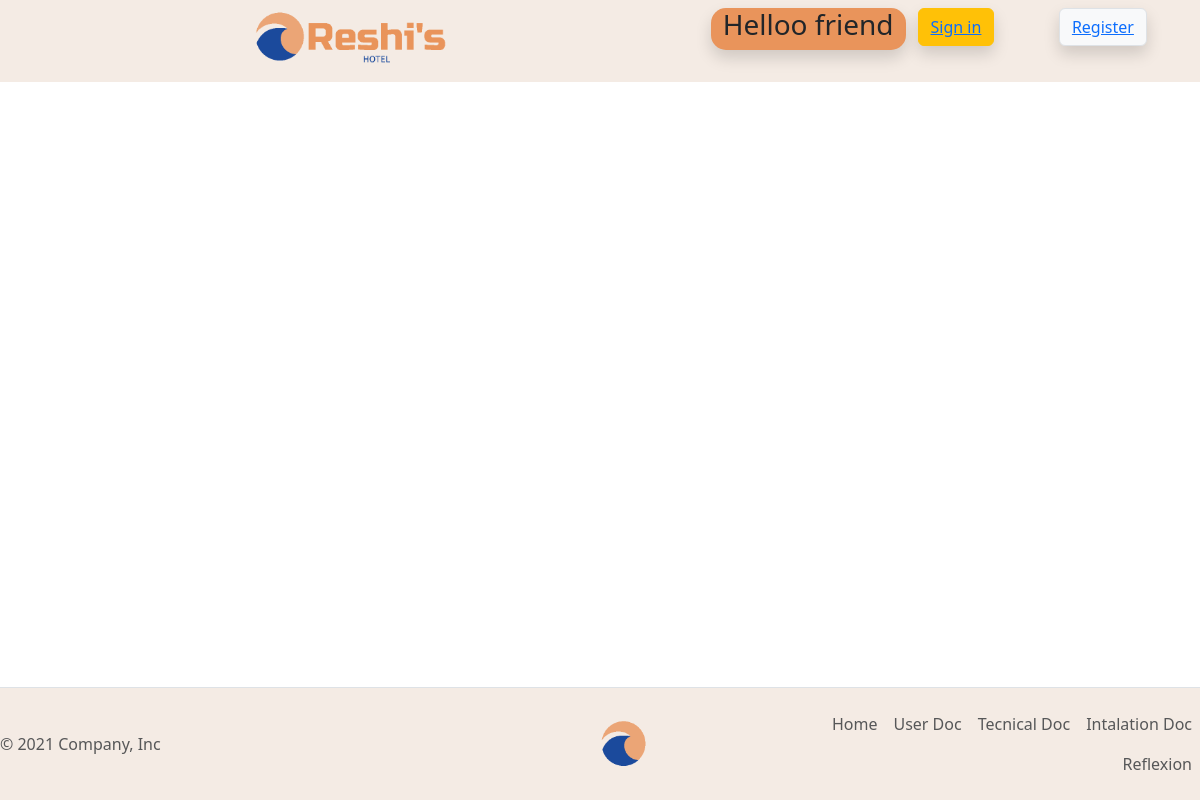
Before: /db/customers/db_customer_select.php with the older database file.
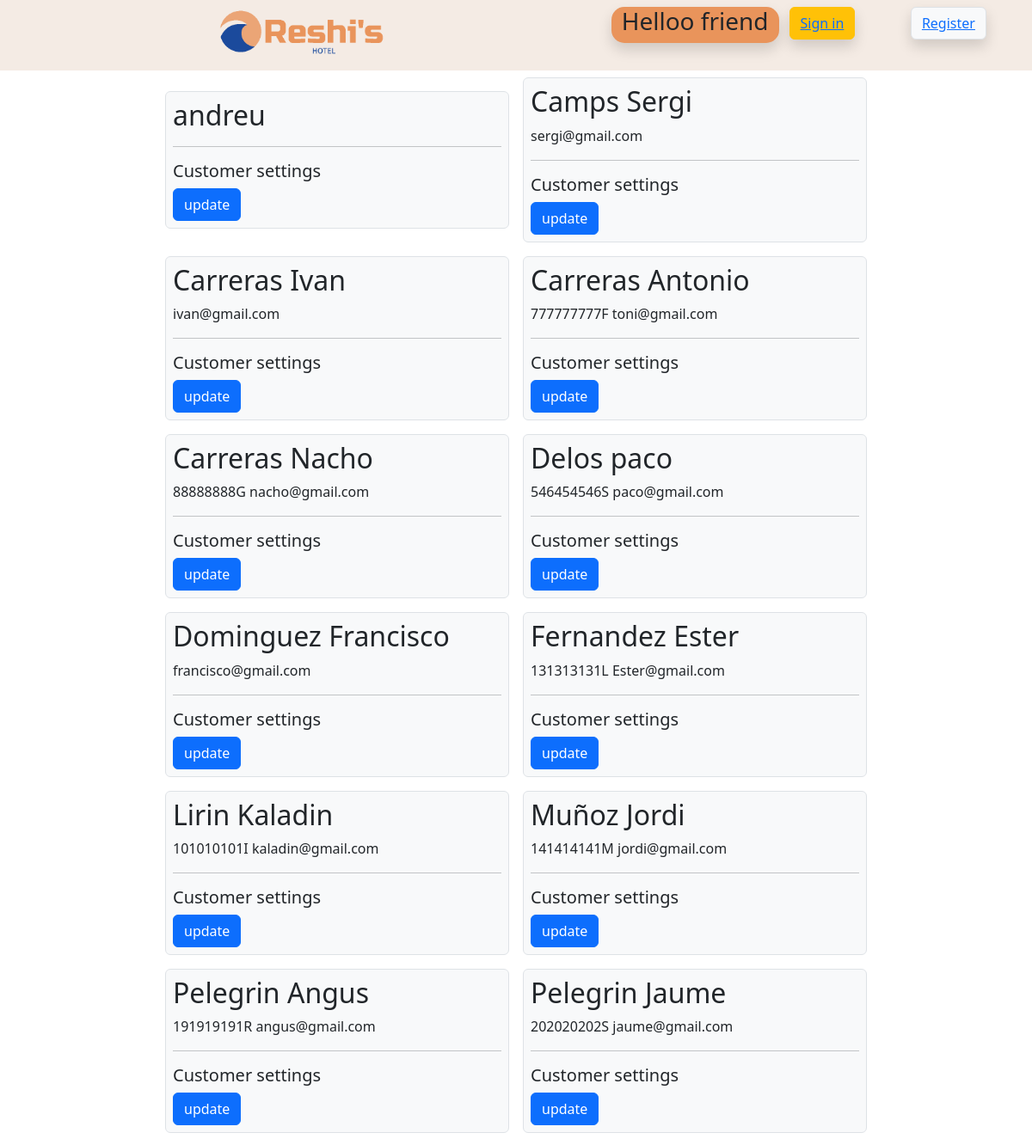
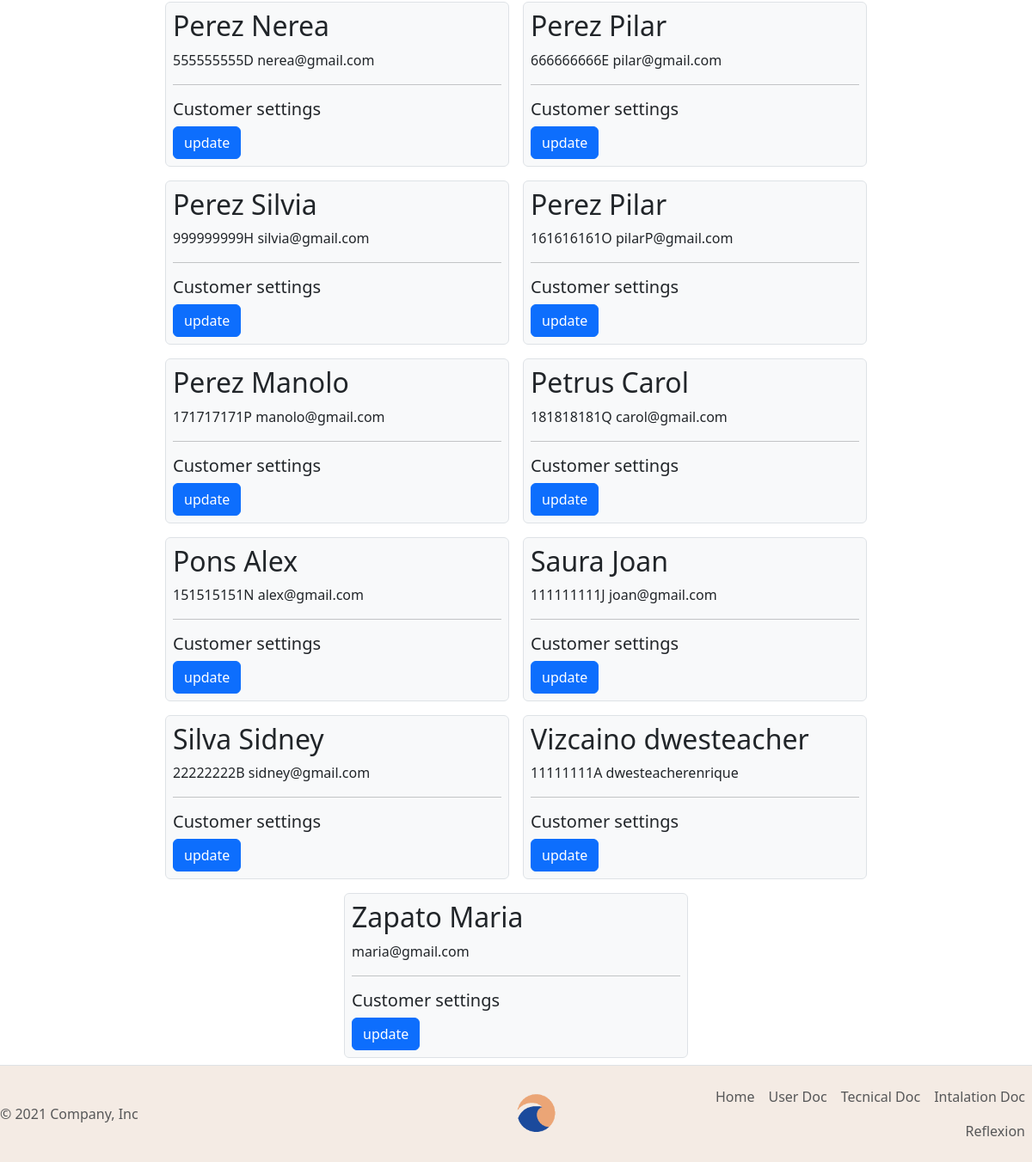
After: the same page with the newer database file (2 pictures, top to bottom).
### tables this page shows
CREATE TABLE IF NOT EXISTS `034_clients` (
  `client_id` int(11) NOT NULL AUTO_INCREMENT,
  `client_name` varchar(255) DEFAULT NULL,
  `client_surname` varchar(255) DEFAULT NULL,
  `client_avatar` varchar(255) NOT NULL DEFAULT 'xico.png',
  `role` enum('user','admin','anonimo') NOT NULL DEFAULT 'user',
  `client_DNI` varchar(255) DEFAULT NULL,
  `foto_dni` varchar(255) NOT NULL,
  `client_password` varchar(11) NOT NULL,
  `client_email` varchar(255) NOT NULL,
  `client_phone` varchar(10) DEFAULT NULL,
  `credit_card` varchar(32) DEFAULT NULL,
  `client_country` varchar(255) DEFAULT NULL,
  `client_birth` date NOT NULL,
  PRIMARY KEY (`client_id`)
);

### functions/php/front-end_layouts/showCustomer.php (the view)
<?php
function showCustomer($customer)
{
?>
  <div class="bg-light m-2 p-2 rounded border" style="width: 400px;">
    <h2><?php echo ($customer['client_surname'] . ' ' . $customer['client_name']) ?></h2>
    <p><?php echo ($customer['client_DNI'] . ' ' . $customer['client_email']) ?></p>
    <hr>
    <h5>Customer settings</h5>
    <?php
    include($_SERVER['DOCUMENT_ROOT'] . '/student034/dwes/forms/customers/mini_form_customer_update.php');
    ?>
  </div>
<?php
}

### header.php (shortened to what this page needs)
<?php
$user_id = $_SESSION['user_id'] ?? 0;
$user = $_SESSION['user'] ?? 'friend';
?>
<!DOCTYPE html>
<html lang="en">
<head>
  <link rel="stylesheet" href="/student034/dwes/style.css">
  <link href="https://cdn.jsdelivr.net/npm/bootstrap@5.3.2/dist/css/bootstrap.min.css" rel="stylesheet">
</head>
<body>
  <header class=" p-2">
    <div class="container-fluid ">
      <div class="row">
        <div class="col-lg-7">
          <h1>
            <a href="/student034/dwes/index.php"><img src="/student034/dwes/imagenes/logo/logo_v4.png" alt="" width="200px">
            </a>
          </h1>
        </div>
        <div class="col-lg-5">
          <div class="row">
            <?php
            if ($user_id == 0) { ?>
              <div class="col-lg-12" id="wellcome">
                <div class="container">
                  <div class="row">
                    <div class="col-5 shadow" id="saludo_user">
                      <h3>Helloo <?php echo htmlspecialchars($user) ?></h3>
                    </div>
                    <div class="col-3">
                      <button class="btn btn-warning shadow"><a class="col my-3" href="/student034/dwes/forms/customers/form_customer_login.php">Sign in</a></button>
                    </div>
                    <div class="col-3 "><button class="btn btn-light mx-4 border shadow"><a href="/student034/dwes/forms/customers/form_customer_insert_db.php">Register</a></button></div>
                  </div>
                </div>
              </div>
            <?php
            }
            ?>
          </div>
        </div>
      </div>
    </div>
  </header>
  <main>

### footer.php (shortened to what this page needs)
</main>
<footer class="d-flex flex-wrap justify-content-between align-items-center py-3 mt-auto border-top">
  <p class="col-md-4 col-sm-6 mb-0 text-muted">© 2021 Company, Inc</p>
  <a href="/" class="col-md-4 col-sm-6 d-flex align-items-center justify-content-center mb-3 mb-md-0 me-md-auto link-dark text-decoration-none">
    <svg class="bi me-2" width="40" height="32"><img src="/student034/dwes/imagenes/logo/icono.png" alt="" srcset="" width="50px"></svg>
  </a>
  <ul class="nav col-md-4 col-sm-12 justify-content-end">
    <li class="nav-item"><a href="#" class="nav-link px-2 text-muted">Home</a></li>
    <li class="nav-item"><a href="/student034/dwes/Docs/UserDoc.pdf" class="nav-link px-2 text-muted">User Doc</a></li>
    <li class="nav-item"><a href="/student034/dwes/Docs/TecnicalDoc.html" class="nav-link px-2 text-muted">Tecnical Doc</a></li>
    <li class="nav-item"><a href="/student034/dwes/Docs/instalation.html" class="nav-link px-2 text-muted">Intalation Doc</a></li>
    <li class="nav-item"><a href="/student034/dwes/Docs/Reflexion-Final.pdf" class="nav-link px-2 text-muted">Reflexion</a></li>
  </ul>
</footer>
</body>
</html>

### db/customers/db_customer_select.php
<?php
include($_SERVER['DOCUMENT_ROOT'] . '/student034/dwes/header.php');
include($_SERVER['DOCUMENT_ROOT'] . '/student034/dwes/functions/php/front-end_layouts/showCustomer.php');
?>
<?php
  include($_SERVER['DOCUMENT_ROOT'] . '/student034/dwes/db/db_connection.php');
  $sql = 'SELECT * FROM 034_clients ORDER BY client_surname ASC';
  $resultado = mysqli_query($conn, $sql);
  $muestra = mysqli_fetch_all($resultado, MYSQLI_ASSOC);
?>
<div class="d-flex justify-content-center align-items-center flex-wrap">
  <?php foreach ($muestra as $customer) {
    showCustomer($customer);
  }
?>
</div>
<?php
include($_SERVER['DOCUMENT_ROOT'] . '/student034/dwes/footer.php');
?>

### forms/customers/mini_form_customer_update.php (shortened to what this page needs)
<form action="/student034/dwes/forms/customers/form_customer_update.php" method="post" >
  <label><input class="btn btn-primary" type="submit" name="update" value="update" ></label>
</form>

### style.css (style rules this page uses)
header { background-color: #f4ebe4; }
h1 { text-align: center; }
a { color: black; text-decoration: none; }
body { background-image: url("./imagenes/hotel/paisaje.png"); backdrop-filter: blur(10px); display: flex; flex-direction: column; min-height: 100vh; }
#saludo_user { background-color: #e9945b; text-align: center; border-radius: 15px; width: auto; }
footer { margin-top: auto; width: 100%; background-color: #f4ebe4; }

Changed rows visible on the page:
added 034_clients: client_name "andreu"
added 034_clients: client_surname "Camps", client_name "Sergi", client_email "sergi@gmail.com"
added 034_clients: client_surname "Carreras", client_name "Ivan", client_email "ivan@gmail.com"
added 034_clients: client_surname "Carreras", client_name "Antonio", client_DNI "777777777F", client_email "toni@gmail.com"
added 034_clients: client_surname "Carreras", client_name "Nacho", client_DNI "88888888G", client_email "nacho@gmail.com"
added 034_clients: client_surname "Delos", client_name "paco", client_DNI "546454546S", client_email "paco@gmail.com"
added 034_clients: client_surname "Dominguez", client_name "Francisco", client_email "francisco@gmail.com"
added 034_clients: client_surname "Fernandez", client_name "Ester", client_DNI "131313131L", client_email "Ester@gmail.com"
added 034_clients: client_surname "Lirin", client_name "Kaladin", client_DNI "101010101I", client_email "kaladin@gmail.com"
added 034_clients: client_surname "Muñoz", client_name "Jordi", client_DNI "141414141M", client_email "jordi@gmail.com"
added 034_clients: client_surname "Pelegrin", client_name "Angus", client_DNI "191919191R", client_email "angus@gmail.com"
added 034_clients: client_surname "Pelegrin", client_name "Jaume", client_DNI "202020202S", client_email "jaume@gmail.com"
added 034_clients: client_surname "Perez", client_name "Nerea", client_DNI "555555555D", client_email "nerea@gmail.com"
added 034_clients: client_surname "Perez", client_name "Pilar", client_DNI "666666666E", client_email "pilar@gmail.com"
added 034_clients: client_surname "Perez", client_name "Silvia", client_DNI "999999999H", client_email "silvia@gmail.com"
added 034_clients: client_surname "Perez", client_name "Pilar", client_DNI "161616161O", client_email "pilarP@gmail.com"
added 034_clients: client_surname "Perez", client_name "Manolo", client_DNI "171717171P", client_email "manolo@gmail.com"
added 034_clients: client_surname "Petrus", client_name "Carol", client_DNI "181818181Q", client_email "carol@gmail.com"
added 034_clients: client_surname "Pons", client_name "Alex", client_DNI "151515151N", client_email "alex@gmail.com"
added 034_clients: client_surname "Saura", client_name "Joan", client_DNI "111111111J", client_email "joan@gmail.com"
added 034_clients: client_surname "Silva", client_name "Sidney", client_DNI "22222222B", client_email "sidney@gmail.com"
added 034_clients: client_surname "Vizcaino", client_name "dwesteacher", client_DNI "11111111A", client_email "dwesteacherenrique"
added 034_clients: client_surname "Zapato", client_name "Maria", client_email "maria@gmail.com"
